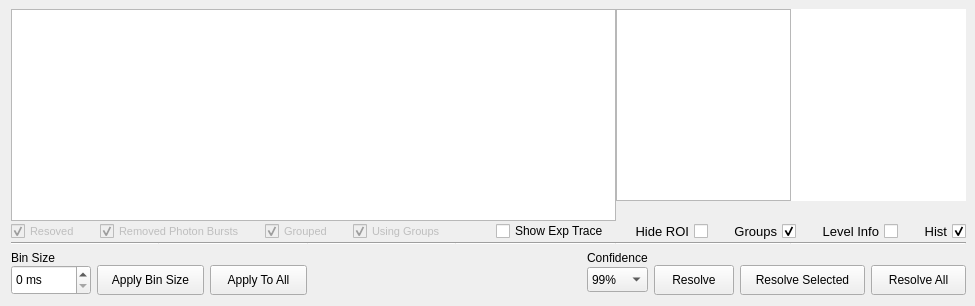
      <widget class="QWidget" name="tabIntensity">
       <property name="enabled">
        <bool>true</bool>
       </property>
       <property name="autoFillBackground">
        <bool>true</bool>
       </property>
       <attribute name="icon">
        <iconset resource="../icons.qrc">
         <normaloff>:/icons/icons/intensity.png</normaloff>:/icons/icons/intensity.png</iconset>
       </attribute>
       <attribute name="title">
        <string>Intensity</string>
       </attribute>
       <layout class="QGridLayout" name="gridLayout">
        <property name="topMargin">
         <number>9</number>
        </property>
        <property name="rightMargin">
         <number>9</number>
        </property>
        <item row="5" column="0">
         <layout class="QGridLayout" name="layInt_Buttons">
          <property name="verticalSpacing">
           <number>0</number>
          </property>
          <item row="1" column="6">
           <widget class="QPushButton" name="btnResolve_Selected">
            <property name="sizePolicy">
             <sizepolicy hsizetype="Fixed" vsizetype="Fixed">
              <horstretch>0</horstretch>
              <verstretch>0</verstretch>
             </sizepolicy>
            </property>
            <property name="minimumSize">
             <size>
              <width>125</width>
              <height>30</height>
             </size>
            </property>
            <property name="text">
             <string>Resolve Selected</string>
            </property>
            <property name="icon">
             <iconset resource="../icons.qrc">
              <normaloff>:/icons/icons/resolve-selected.png</normaloff>:/icons/icons/resolve-selected.png</iconset>
            </property>
            <property name="iconSize">
             <size>
              <width>25</width>
              <height>25</height>
             </size>
            </property>
           </widget>
          </item>
          <item row="1" column="2">
           <widget class="QPushButton" name="btnApplyBinAll">
            <property name="sizePolicy">
             <sizepolicy hsizetype="Fixed" vsizetype="Fixed">
              <horstretch>0</horstretch>
              <verstretch>0</verstretch>
             </sizepolicy>
            </property>
            <property name="minimumSize">
             <size>
              <width>97</width>
              <height>30</height>
             </size>
            </property>
            <property name="text">
             <string>Apply To All</string>
            </property>
            <property name="icon">
             <iconset resource="../icons.qrc">
              <normaloff>:/icons/icons/apply-all.png</normaloff>:/icons/icons/apply-all.png</iconset>
            </property>
            <property name="iconSize">
             <size>
              <width>25</width>
              <height>25</height>
             </size>
            </property>
           </widget>
          </item>
          <item row="1" column="4">
           <widget class="QComboBox" name="cmbConfIndex">
            <property name="sizePolicy">
             <sizepolicy hsizetype="Preferred" vsizetype="Fixed">
              <horstretch>0</horstretch>
              <verstretch>0</verstretch>
             </sizepolicy>
            </property>
            <property name="minimumSize">
             <size>
              <width>0</width>
              <height>25</height>
             </size>
            </property>
            <item>
             <property name="text">
              <string>99%</string>
             </property>
            </item>
            <item>
             <property name="text">
              <string>95%</string>
             </property>
            </item>
            <item>
             <property name="text">
              <string>90%</string>
             </property>
            </item>
            <item>
             <property name="text">
              <string>69%</string>
             </property>
            </item>
           </widget>
          </item>
          <item row="1" column="0">
           <widget class="QSpinBox" name="spbBinSize">
            <property name="sizePolicy">
             <sizepolicy hsizetype="Preferred" vsizetype="Fixed">
              <horstretch>0</horstretch>
              <verstretch>0</verstretch>
             </sizepolicy>
            </property>
            <property name="minimumSize">
             <size>
              <width>80</width>
              <height>30</height>
             </size>
            </property>
            <property name="suffix">
             <string> ms</string>
            </property>
            <property name="prefix">
             <string/>
            </property>
            <property name="maximum">
             <number>9999</number>
            </property>
           </widget>
          </item>
          <item row="1" column="1">
           <widget class="QPushButton" name="btnApplyBin">
            <property name="sizePolicy">
             <sizepolicy hsizetype="Fixed" vsizetype="Fixed">
              <horstretch>0</horstretch>
              <verstretch>0</verstretch>
             </sizepolicy>
            </property>
            <property name="minimumSize">
             <size>
              <width>107</width>
              <height>30</height>
             </size>
            </property>
            <property name="text">
             <string>Apply Bin Size</string>
            </property>
            <property name="icon">
             <iconset resource="../icons.qrc">
              <normaloff>:/icons/icons/apply-one.png</normaloff>:/icons/icons/apply-one.png</iconset>
            </property>
            <property name="iconSize">
             <size>
              <width>25</width>
              <height>25</height>
             </size>
            </property>
           </widget>
          </item>
          <item row="1" column="7">
           <widget class="QPushButton" name="btnResolveAll">
            <property name="sizePolicy">
             <sizepolicy hsizetype="Fixed" vsizetype="Fixed">
              <horstretch>0</horstretch>
              <verstretch>0</verstretch>
             </sizepolicy>
            </property>
            <property name="minimumSize">
             <size>
              <width>95</width>
              <height>30</height>
             </size>
            </property>
            <property name="text">
             <string>Resolve All</string>
            </property>
            <property name="icon">
             <iconset resource="../icons.qrc">
              <normaloff>:/icons/icons/resolve-all.png</normaloff>:/icons/icons/resolve-all.png</iconset>
            </property>
            <property name="iconSize">
             <size>
              <width>25</width>
              <height>25</height>
             </size>
            </property>
           </widget>
          </item>
          <item row="0" column="4">
           <widget class="QLabel" name="lblInt_Confidence">
            <property name="text">
             <string>Confidence</string>
            </property>
            <property name="alignment">
             <set>Qt::AlignLeading|Qt::AlignLeft|Qt::AlignVCenter</set>
            </property>
           </widget>
          </item>
          <item row="0" column="0">
           <widget class="QLabel" name="lblInt_Bin_Size">
            <property name="font">
             <font>
              <bold>false</bold>
              <underline>false</underline>
             </font>
            </property>
            <property name="text">
             <string>Bin Size</string>
            </property>
            <property name="alignment">
             <set>Qt::AlignLeading|Qt::AlignLeft|Qt::AlignVCenter</set>
            </property>
           </widget>
          </item>
          <item row="1" column="5">
           <widget class="QPushButton" name="btnResolve">
            <property name="sizePolicy">
             <sizepolicy hsizetype="Fixed" vsizetype="Fixed">
              <horstretch>0</horstretch>
              <verstretch>0</verstretch>
             </sizepolicy>
            </property>
            <property name="minimumSize">
             <size>
              <width>80</width>
              <height>30</height>
             </size>
            </property>
            <property name="text">
             <string>Resolve</string>
            </property>
            <property name="icon">
             <iconset resource="../icons.qrc">
              <normaloff>:/icons/icons/resolve-current.png</normaloff>:/icons/icons/resolve-current.png</iconset>
            </property>
            <property name="iconSize">
             <size>
              <width>25</width>
              <height>25</height>
             </size>
            </property>
           </widget>
          </item>
          <item row="1" column="3">
           <spacer name="spcInt_Buttons">
            <property name="orientation">
             <enum>Qt::Horizontal</enum>
            </property>
            <property name="sizeType">
             <enum>QSizePolicy::Expanding</enum>
            </property>
            <property name="sizeHint" stdset="0">
             <size>
              <width>40</width>
              <height>20</height>
             </size>
            </property>
           </spacer>
          </item>
         </layout>
        </item>
        <item row="0" column="0">
         <layout class="QGridLayout" name="layInt_Plots">
          <property name="leftMargin">
           <number>0</number>
          </property>
          <property name="topMargin">
           <number>0</number>
          </property>
          <property name="rightMargin">
           <number>0</number>
          </property>
          <property name="bottomMargin">
           <number>0</number>
          </property>
          <property name="spacing">
           <number>0</number>
          </property>
          <item row="1" column="3" colspan="3">
           <layout class="QHBoxLayout" name="layInt_Chbs">
            <property name="spacing">
             <number>20</number>
            </property>
            <item>
             <spacer name="horizontalSpacer_2">
              <property name="orientation">
               <enum>Qt::Horizontal</enum>
              </property>
              <property name="sizeHint" stdset="0">
               <size>
                <width>40</width>
                <height>20</height>
               </size>
              </property>
             </spacer>
            </item>
            <item>
             <widget class="QCheckBox" name="chbInt_Exp_Trace">
              <property name="text">
               <string>Show Exp Trace</string>
              </property>
             </widget>
            </item>
            <item>
             <widget class="QCheckBox" name="chbInt_Show_ROI">
              <property name="sizePolicy">
               <sizepolicy hsizetype="Minimum" vsizetype="Minimum">
                <horstretch>0</horstretch>
                <verstretch>0</verstretch>
               </sizepolicy>
              </property>
              <property name="font">
               <font>
                <pointsize>10</pointsize>
               </font>
              </property>
              <property name="layoutDirection">
               <enum>Qt::RightToLeft</enum>
              </property>
              <property name="text">
               <string>Hide ROI</string>
              </property>
              <property name="iconSize">
               <size>
                <width>16</width>
                <height>16</height>
               </size>
              </property>
              <property name="checked">
               <bool>false</bool>
              </property>
              <property name="tristate">
               <bool>true</bool>
              </property>
             </widget>
            </item>
            <item>
             <widget class="QCheckBox" name="chbInt_Show_Groups">
              <property name="sizePolicy">
               <sizepolicy hsizetype="Minimum" vsizetype="Minimum">
                <horstretch>0</horstretch>
                <verstretch>0</verstretch>
               </sizepolicy>
              </property>
              <property name="font">
               <font>
                <pointsize>10</pointsize>
               </font>
              </property>
              <property name="layoutDirection">
               <enum>Qt::RightToLeft</enum>
              </property>
              <property name="text">
               <string>Groups</string>
              </property>
              <property name="iconSize">
               <size>
                <width>16</width>
                <height>16</height>
               </size>
              </property>
              <property name="checked">
               <bool>true</bool>
              </property>
             </widget>
            </item>
            <item>
             <widget class="QCheckBox" name="chbInt_Show_Level_Info">
              <property name="sizePolicy">
               <sizepolicy hsizetype="Minimum" vsizetype="Minimum">
                <horstretch>0</horstretch>
                <verstretch>0</verstretch>
               </sizepolicy>
              </property>
              <property name="font">
               <font>
                <pointsize>10</pointsize>
               </font>
              </property>
              <property name="layoutDirection">
               <enum>Qt::RightToLeft</enum>
              </property>
              <property name="text">
               <string>Level Info</string>
              </property>
              <property name="iconSize">
               <size>
                <width>16</width>
                <height>16</height>
               </size>
              </property>
              <property name="checked">
               <bool>false</bool>
              </property>
             </widget>
            </item>
            <item>
             <widget class="QCheckBox" name="chbInt_Show_Hist">
              <property name="sizePolicy">
               <sizepolicy hsizetype="Minimum" vsizetype="Minimum">
                <horstretch>0</horstretch>
                <verstretch>0</verstretch>
               </sizepolicy>
              </property>
              <property name="font">
               <font>
                <pointsize>10</pointsize>
               </font>
              </property>
              <property name="layoutDirection">
               <enum>Qt::RightToLeft</enum>
              </property>
              <property name="text">
               <string>Hist</string>
              </property>
              <property name="iconSize">
               <size>
                <width>16</width>
                <height>16</height>
               </size>
              </property>
              <property name="checked">
               <bool>true</bool>
              </property>
             </widget>
            </item>
           </layout>
          </item>
          <item row="3" column="3">
           <widget class="Line" name="lineInt_4">
            <property name="sizePolicy">
             <sizepolicy hsizetype="Expanding" vsizetype="Fixed">
              <horstretch>0</horstretch>
              <verstretch>0</verstretch>
             </sizepolicy>
            </property>
            <property name="orientation">
             <enum>Qt::Horizontal</enum>
            </property>
           </widget>
          </item>
          <item row="0" column="4">
           <widget class="QWidget" name="wdgInt_Hist_Container" native="true">
            <property name="sizePolicy">
             <sizepolicy hsizetype="Fixed" vsizetype="Preferred">
              <horstretch>0</horstretch>
              <verstretch>0</verstretch>
             </sizepolicy>
            </property>
            <property name="maximumSize">
             <size>
              <width>175</width>
              <height>16777215</height>
             </size>
            </property>
            <layout class="QVBoxLayout" name="verticalLayout_14">
             <property name="spacing">
              <number>0</number>
             </property>
             <property name="leftMargin">
              <number>0</number>
             </property>
             <property name="topMargin">
              <number>0</number>
             </property>
             <property name="rightMargin">
              <number>0</number>
             </property>
             <property name="bottomMargin">
              <number>0</number>
             </property>
             <item>
              <widget class="PlotWidget" name="pgInt_Hist_PlotWidget">
               <property name="sizePolicy">
                <sizepolicy hsizetype="Fixed" vsizetype="Expanding">
                 <horstretch>0</horstretch>
                 <verstretch>0</verstretch>
                </sizepolicy>
               </property>
               <property name="maximumSize">
                <size>
                 <width>175</width>
                 <height>16777215</height>
                </size>
               </property>
              </widget>
             </item>
             <item>
              <spacer name="spcInt_Hist_Align">
               <property name="orientation">
                <enum>Qt::Vertical</enum>
               </property>
               <property name="sizeType">
                <enum>QSizePolicy::Fixed</enum>
               </property>
               <property name="sizeHint" stdset="0">
                <size>
                 <width>20</width>
                 <height>20</height>
                </size>
               </property>
              </spacer>
             </item>
            </layout>
           </widget>
          </item>
          <item row="1" column="0" colspan="3">
           <layout class="QHBoxLayout" name="layInt_Display">
            <property name="spacing">
             <number>20</number>
            </property>
            <item>
             <widget class="QCheckBox" name="chbInt_Disp_Resolved">
              <property name="enabled">
               <bool>false</bool>
              </property>
              <property name="font">
               <font>
                <pointsize>8</pointsize>
               </font>
              </property>
              <property name="text">
               <string>Resoved</string>
              </property>
              <property name="checked">
               <bool>true</bool>
              </property>
             </widget>
            </item>
            <item>
             <widget class="QCheckBox" name="chbInt_Disp_Photon_Bursts">
              <property name="enabled">
               <bool>false</bool>
              </property>
              <property name="font">
               <font>
                <pointsize>8</pointsize>
               </font>
              </property>
              <property name="text">
               <string>Removed Photon Bursts</string>
              </property>
              <property name="checked">
               <bool>true</bool>
              </property>
             </widget>
            </item>
            <item>
             <widget class="QCheckBox" name="chbInt_Disp_Grouped">
              <property name="enabled">
               <bool>false</bool>
              </property>
              <property name="font">
               <font>
                <pointsize>8</pointsize>
               </font>
              </property>
              <property name="text">
               <string>Grouped</string>
              </property>
              <property name="checked">
               <bool>true</bool>
              </property>
             </widget>
            </item>
            <item>
             <widget class="QCheckBox" name="chbInt_Disp_Using_Groups">
              <property name="enabled">
               <bool>false</bool>
              </property>
              <property name="font">
               <font>
                <pointsize>8</pointsize>
               </font>
              </property>
              <property name="text">
               <string>Using Groups</string>
              </property>
              <property name="checked">
               <bool>true</bool>
              </property>
             </widget>
            </item>
            <item>
             <spacer name="horizontalSpacer">
              <property name="orientation">
               <enum>Qt::Horizontal</enum>
              </property>
              <property name="sizeHint" stdset="0">
               <size>
                <width>10</width>
                <height>20</height>
               </size>
              </property>
             </spacer>
            </item>
           </layout>
          </item>
          <item row="3" column="2">
           <widget class="Line" name="lineInt_3">
            <property name="sizePolicy">
             <sizepolicy hsizetype="Expanding" vsizetype="Fixed">
              <horstretch>0</horstretch>
              <verstretch>0</verstretch>
             </sizepolicy>
            </property>
            <property name="orientation">
             <enum>Qt::Horizontal</enum>
            </property>
           </widget>
          </item>
          <item row="3" column="0">
           <widget class="Line" name="lineInt_1">
            <property name="sizePolicy">
             <sizepolicy hsizetype="Expanding" vsizetype="Fixed">
              <horstretch>0</horstretch>
              <verstretch>0</verstretch>
             </sizepolicy>
            </property>
            <property name="orientation">
             <enum>Qt::Horizontal</enum>
            </property>
           </widget>
          </item>
          <item row="3" column="1">
           <widget class="Line" name="lineInt_2">
            <property name="sizePolicy">
             <sizepolicy hsizetype="Expanding" vsizetype="Fixed">
              <horstretch>0</horstretch>
              <verstretch>0</verstretch>
             </sizepolicy>
            </property>
            <property name="orientation">
             <enum>Qt::Horizontal</enum>
            </property>
           </widget>
          </item>
          <item row="0" column="0" colspan="4">
           <widget class="PlotWidget" name="pgIntensity_PlotWidget">
            <property name="sizePolicy">
             <sizepolicy hsizetype="Expanding" vsizetype="Expanding">
              <horstretch>0</horstretch>
              <verstretch>0</verstretch>
             </sizepolicy>
            </property>
           </widget>
          </item>
          <item row="3" column="4">
           <widget class="Line" name="lineInt_Hist">
            <property name="sizePolicy">
             <sizepolicy hsizetype="Minimum" vsizetype="Minimum">
              <horstretch>0</horstretch>
              <verstretch>0</verstretch>
             </sizepolicy>
            </property>
            <property name="minimumSize">
             <size>
              <width>175</width>
              <height>0</height>
             </size>
            </property>
            <property name="orientation">
             <enum>Qt::Horizontal</enum>
            </property>
           </widget>
          </item>
          <item row="0" column="5">
           <widget class="QWidget" name="wdgInt_Level_Info_Container" native="true">
            <property name="sizePolicy">
             <sizepolicy hsizetype="Fixed" vsizetype="Preferred">
              <horstretch>0</horstretch>
              <verstretch>0</verstretch>
             </sizepolicy>
            </property>
            <layout class="QVBoxLayout" name="verticalLayout_20">
             <property name="spacing">
              <number>0</number>
             </property>
             <property name="leftMargin">
              <number>0</number>
             </property>
             <property name="topMargin">
              <number>0</number>
             </property>
             <property name="rightMargin">
              <number>0</number>
             </property>
             <property name="bottomMargin">
              <number>0</number>
             </property>
             <item>
              <widget class="QTextBrowser" name="txtLevelInfoInt">
               <property name="sizePolicy">
                <sizepolicy hsizetype="Fixed" vsizetype="Expanding">
                 <horstretch>0</horstretch>
                 <verstretch>0</verstretch>
                </sizepolicy>
               </property>
               <property name="maximumSize">
                <size>
                 <width>175</width>
                 <height>16777215</height>
                </size>
               </property>
               <property name="font">
                <font>
                 <pointsize>8</pointsize>
                 <bold>false</bold>
                </font>
               </property>
               <property name="autoFillBackground">
                <bool>true</bool>
               </property>
               <property name="frameShape">
                <enum>QFrame::NoFrame</enum>
               </property>
               <property name="frameShadow">
                <enum>QFrame::Plain</enum>
               </property>
               <property name="readOnly">
                <bool>true</bool>
               </property>
               <property name="placeholderText">
                <string/>
               </property>
              </widget>
             </item>
             <item>
              <spacer name="spcInt_Level_Info">
               <property name="orientation">
                <enum>Qt::Vertical</enum>
               </property>
               <property name="sizeType">
                <enum>QSizePolicy::Fixed</enum>
               </property>
               <property name="sizeHint" stdset="0">
                <size>
                 <width>20</width>
                 <height>20</height>
                </size>
               </property>
              </spacer>
             </item>
            </layout>
           </widget>
          </item>
          <item row="3" column="5">
           <widget class="Line" name="lineInt_Level">
            <property name="sizePolicy">
             <sizepolicy hsizetype="Minimum" vsizetype="Minimum">
              <horstretch>0</horstretch>
              <verstretch>0</verstretch>
             </sizepolicy>
            </property>
            <property name="minimumSize">
             <size>
              <width>175</width>
              <height>0</height>
             </size>
            </property>
            <property name="orientation">
             <enum>Qt::Horizontal</enum>
            </property>
           </widget>
          </item>
         </layout>
        </item>
       </layout>
      </widget>
